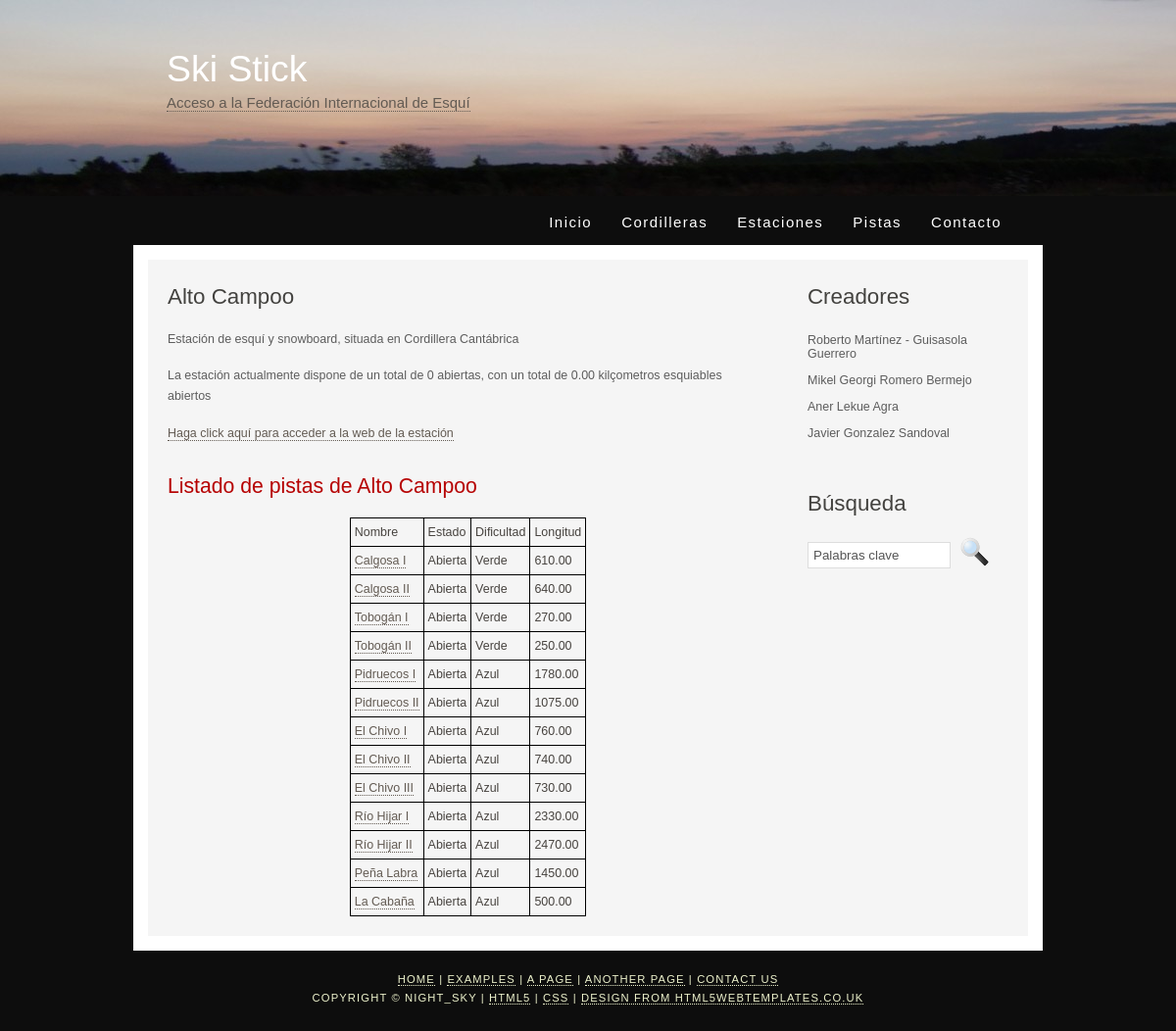
/estacion/16/, run on an earlier commit of the app's database.
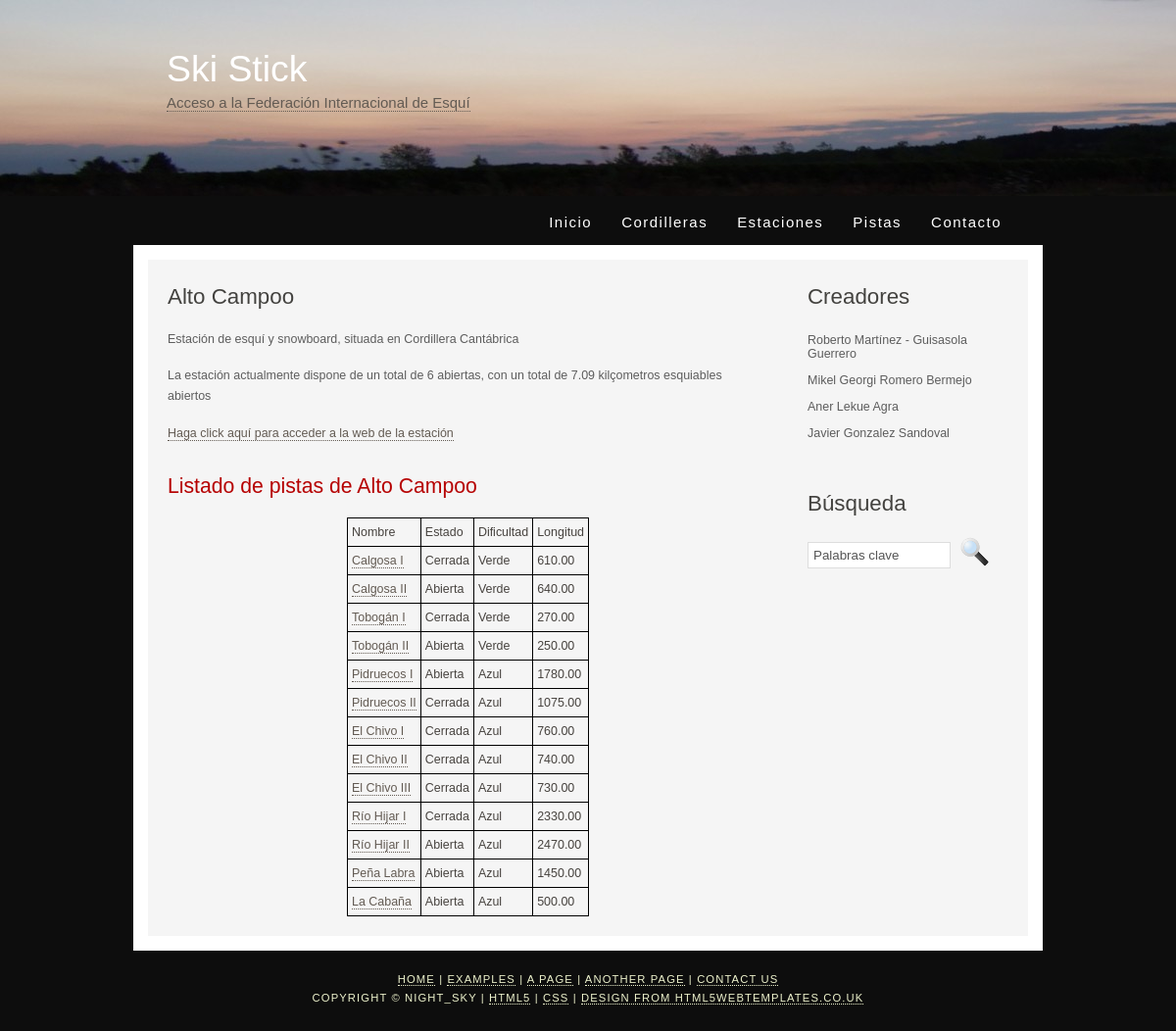
And on a later commit of the database.
### appIW/models.py (models this page shows, shortened)
class Estacion(models.Model):
    cordillera = models.ForeignKey(Cordillera, on_delete=models.CASCADE)
    nombre = models.CharField(max_length=50)
    abierta = models.BooleanField()
    nPistas = models.IntegerField()
    nPistasTotales = models.IntegerField()
    nKilometros = models.DecimalField(decimal_places=2, max_digits=6)
    nKilometrosTotales = models.DecimalField(decimal_places=2, max_digits=6)
    enlacePagina = models.CharField(max_length=200)
    def __str__(self):
        return self.nombre

class Pista(models.Model):
    estacion = models.ForeignKey(Estacion, on_delete=models.CASCADE)
    nombre = models.CharField(max_length=50)
    abierta = models.BooleanField()
    dificultad = models.CharField(max_length=10)
    longitud = models.DecimalField(decimal_places=2, max_digits=6)

class Cordillera(models.Model):
    nombre = models.CharField(max_length=50)
    def __str__(self):
        return self.nombre

### appIW/views.py (the view)
# urls.py: path('estacion/<int:estacion_id>/', views.estacion, name='estacion'), #detalles de una estación de esquí
def estacion(request, estacion_id):
    estacion = get_object_or_404(Estacion, pk=estacion_id)
    pistas = estacion.pista_set.all()
    context = {'estacion': estacion, 'listaPistas': pistas}
    return render(request, 'appIW/estacion.html', context)

### appIW/templates/appIW/estacion.html (shortened to what this page needs)
{% extends "plantilla.html"%}
{% block contenido %}
<h1>{{estacion}}</h1>
<p>Estación de esquí y snowboard, situada en {{ estacion.cordillera }}</p>
{% if estacion.abierta%}
        <p>La estación actualmente dispone de un total de {{ estacion.nPistas }} abiertas, con un total de
		{{ estacion.nKilometros }} kilçometros esquiables abiertos</p>
{% else %}
<p>La estacion se encuentra cerrada actualmente</p>
{% endif %}
<p><a href="{{ estacion.enlacePagina }}">Haga click aquí para acceder a la web de la estación</a></p>
        {% block pistas %}
        <h2>Listado de pistas de {{estacion}}</h2>
        	{% if listaPistas %}
		  	<table style="margin: 0 auto;">
				<tr>
					<td>Nombre</td>
				 	<td>Estado</td>
					<td>Dificultad</td>
					<td>Longitud</td>
			  	</tr>
			  	{% for p in listaPistas %}
			  <tr>
				  <td><a href="/pista/{{p.id}}">{{p.nombre}}</a></td>
				  <td>{% if p.abierta %}
					  Abierta
					  {% else %}
					  Cerrada
					  {% endif %}
				  </td>
				  <td>{{ p.dificultad }}</td>
				  <td>{{ p.longitud }}</td>
			  </tr>
			  {% endfor %}
		  	</table>
		  {% else %}
		  <p>No existe ninguna pista en {{estacion}}</p>
		  {% endif %}
{% endblock %}
{% endblock %}

What changed in the data, as far as the page shows it:
changed Estacion "Alto Campoo": nPistas "0" → "6"; nKilometros "0.00" → "7.09"
changed Pista "Calgosa I": abierta "Abierta" → "Cerrada"
changed Pista "Tobogán I": abierta "Abierta" → "Cerrada"
changed Pista "Pidruecos II": abierta "Abierta" → "Cerrada"
changed Pista "El Chivo I": abierta "Abierta" → "Cerrada"
changed Pista "El Chivo II": abierta "Abierta" → "Cerrada"
changed Pista "El Chivo III": abierta "Abierta" → "Cerrada"
changed Pista "Río Hijar I": abierta "Abierta" → "Cerrada"
